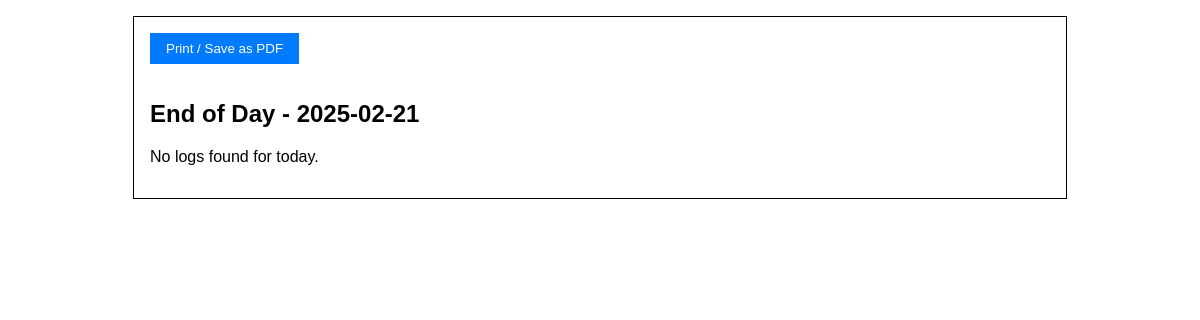
Before: /end_of_day_print (signed in) with the older database file.
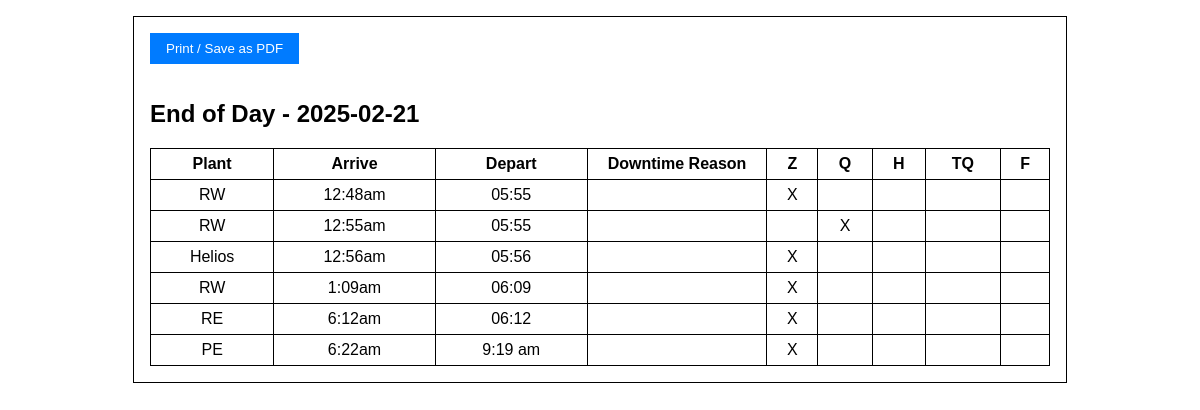
After: the same page with the newer database file.
### db_setup.py (models this page shows)
class DriverLog(db.Model):
    __tablename__ = "driver_log"
    id = db.Column(db.Integer, primary_key=True)
    driver_id = db.Column(db.Integer, db.ForeignKey("user.id"), nullable=False)
    date = db.Column(db.Date, nullable=False)
    arrive_time = db.Column(db.String(20))
    depart_time = db.Column(db.String(20))
    downtime_reason = db.Column(db.String(200), nullable=True)
    load_size = db.Column(db.String(10), nullable=False)
    plant_name = db.Column(db.String(20), nullable=False)
    maintenance = db.Column(db.Boolean, default=False)
    fuel = db.Column(db.Boolean, default=False)
    meeting = db.Column(db.Boolean, default=False)
    created_at = db.Column(db.DateTime, default=datetime.utcnow)
    updated_at = db.Column(db.DateTime, onupdate=datetime.utcnow)
    driver = db.relationship("User", backref="driver_logs", lazy="joined")

### lacksdrivers.py (the view)
@app.route("/end_of_day_print")
@login_required
def end_of_day_print():
    local_tz = pytz.timezone("America/Detroit")
    today_local_date = datetime.now(local_tz).date()
    logs = DriverLog.query.filter_by(driver_id=current_user.id, date=today_local_date).all()
    drivers_logs = { current_user.username: logs }
    return render_template("end_of_day_print.html", the_date=today_local_date, drivers_logs=drivers_logs)

### lacksdrivers.py (called while the page is built)
@app.context_processor
def inject_plant_addresses():
    return dict(PLANT_ADDRESSES=PLANT_ADDRESSES)

@login_manager.user_loader
def load_user(user_id):
    return User.query.get(int(user_id))

@app.template_filter('to_local_time')
def to_local_time(utc_str):
    if not utc_str:
        return ""
    try:
        dt_utc = datetime.strptime(utc_str, "%Y-%m-%d %H:%M:%S")
        dt_utc = pytz.utc.localize(dt_utc)
        local_tz = pytz.timezone("America/Detroit")
        dt_local = dt_utc.astimezone(local_tz)
        formatted = dt_local.strftime("%I:%M%p").lower()
        return formatted.lstrip('0')
    except ValueError:
        return utc_str

### templates/end_of_day_print.html (shortened to what this page needs)
<!DOCTYPE html>
<html>
<head>
</head>
<body>
<div class="print-container">
  <button class="print-btn" onclick="window.print()">Print / Save as PDF</button>
  <h2>End of Day - {{ the_date }}</h2>
  {% if drivers_logs[current_user.username] %}
    <table>
      <thead>
        <tr>
          <th>Plant</th>
          <th>Arrive</th>
          <th>Depart</th>
          <th class="downtime-col">Downtime Reason</th>
          <th>Z</th>
          <th>Q</th>
          <th>H</th>
          <th>TQ</th>
          <th>F</th>
        </tr>
      </thead>
      <tbody>
        {% for log in drivers_logs[current_user.username] %}
        <tr>
          <td>{{ log.plant_name }}</td>
          <td>{{ log.arrive_time|to_local_time if log.arrive_time else '--' }}</td>
          <td>{{ log.depart_time|to_local_time if log.depart_time else '--' }}</td>
          <td>{{ log.downtime_reason or "" }}</td>
          <td>
            {% if log.load_size == "Empty" %}
              X
            {% else %}
              &nbsp;
            {% endif %}
          </td>
          <td>
            {% if log.load_size == "Quarter" %}
              X
            {% else %}
              &nbsp;
            {% endif %}
          </td>
          <td>
          </td>
          <td>
          </td>
          <td>
          </td>
        </tr>
        {% endfor %}
      </tbody>
    </table>
  {% else %}
    <p>No logs found for today.</p>
  {% endif %}
</div>
</body>
</html>

Changed rows visible on the page:
added DriverLog: plant_name "RW", arrive_time|to_local_time "12:48am", depart_time|to_local_time "05:55", load_size "X"
added DriverLog: plant_name "RW", arrive_time|to_local_time "12:55am", depart_time|to_local_time "05:55", load_size "X"
added DriverLog: plant_name "Helios", arrive_time|to_local_time "12:56am", depart_time|to_local_time "05:56", load_size "X"
added DriverLog: plant_name "RW", arrive_time|to_local_time "1:09am", depart_time|to_local_time "06:09", load_size "X"
added DriverLog: plant_name "RE", arrive_time|to_local_time "6:12am", depart_time|to_local_time "06:12", load_size "X"
added DriverLog: plant_name "PE", arrive_time|to_local_time "6:22am", depart_time|to_local_time "9:19 am", load_size "X"
Other visible differences:
text no longer shown: "No logs found for today."
text now shown: "Plant Arrive Depart Downtime Reason Z Q H TQ F"
